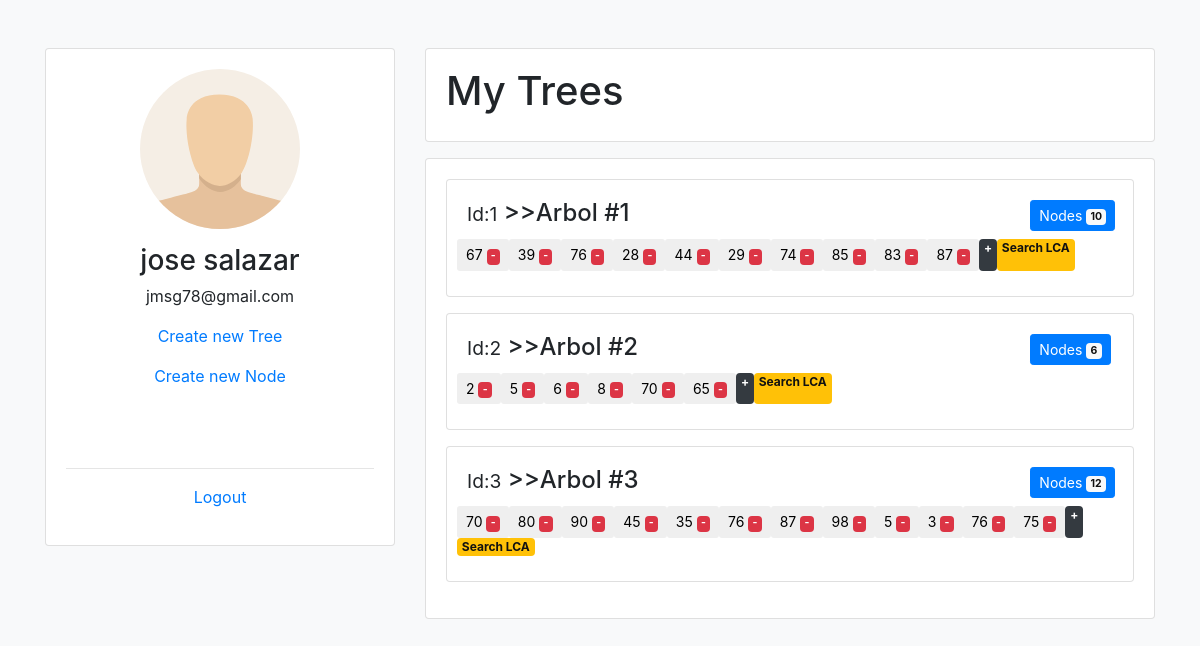
/views/dashboard.php (signed in), run on the app's committed database.
### tables this page shows
CREATE TABLE `trees` (
  `id` int(11) NOT NULL,
  `description` varchar(30) NOT NULL,
  `user_id` int(11) NOT NULL,
  `created` datetime NOT NULL
);

CREATE TABLE `tree_details` (
  `id` int(11) NOT NULL,
  `user_id` int(11) NOT NULL,
  `tree_id` int(11) NOT NULL,
  `value` int(11) NOT NULL,
  `created` datetime NOT NULL
);

### model/db/db.class.php (called while the page is built, shortened)
<?php
class DB
{
    private static $instancia;
    private $dbh;
    private function __construct()
    {
        try {
            $host = 'localhost';
            $db =   'binarytree';
            $user = 'root';
            $pwd =  '';
            $this->dbh = new PDO('mysql:host='.$host.';dbname='.$db, $user, $pwd);
            $this->dbh->exec("SET CHARACTER SET utf8");
        } catch (PDOException $e) {
            print "Error!: " . $e->getMessage();
            die();
        }
    }
    public function prepare($sql)
    {
        return $this->dbh->prepare($sql);
    }
    public static function singleton()
    {
        if (!isset(self::$instancia)) {
            self::$instancia = new $miclase;
        }
        return self::$instancia;
    }
}

### views/dashboard.php (the view, shortened to what this page needs)
<?php
require_once("../model/db/db.class.php");
$db = DB::singleton();
        $sql = "SELECT id,user_id,description FROM trees WHERE user_id=:userid ORDER BY id asc";
        $stmt = $db->prepare($sql);
        $params = array(
        ":userid" => $_SESSION["user_id"],
        );
        $saved = $stmt->execute($params);
        $results = $stmt->fetchAll();
        $data='';
        if (empty($results)){
        	     $data = 'You haven`t registered your first BinaryTree';
        }else{
        	foreach ($results as $key){
                $sql = "SELECT id,value FROM tree_details WHERE tree_id=:treeid ORDER BY id asc";
                $stmt_nodes = $db->prepare($sql);
                $params = array(
                ":treeid" => $key['id'],
                );
                $stmt_nodes->execute($params);
                $results_nodes = $stmt_nodes->fetchAll();
                $count_nodes = count($results_nodes);
                $nodes_tree='';
                foreach ($results_nodes as $keynode){
                $nodes_tree.='<button type="button" class="btn btn-default btn-sm">
                '.$keynode['value'].' <a href="dashboard.php?idnode='.$keynode["id"].'" class="badge badge-danger" title="delete Node"> - </a>
                </button>';
                }
                 $data.='<div class="card mb-3">';
                 $data.='<div class="card-body">';
                 $data.='<div class="row">';
                 $data.='<div class="col-10">';
                 $data.='<h4><small>Id:'.$key["id"].'</small> >>'.$key['description'].'</h4>';
                 $data.='</div>';
                 $data.='<div class="col-2">';
                 $data.='<button type="button" class="btn btn-primary btn-sm">
                        Nodes <span class="badge badge-light">'.$count_nodes.'</span>
                        </button>';
                 $data.='</div>';
                 $data.='</div>';
                 $data.='<div class="row" style="padding:5px;">';
                 $data.=$nodes_tree;
                 $data.='<a href="create_node.php?idtree='.$key["id"].'" class="badge badge-dark" title="Add a New Node"> + </a>';
                 $data.='<a href="search_lca.php?idtree='.$key["id"].'" class="badge badge-warning" title="Search Lowest Common Ancestor at this Tree"> Search LCA </a>';
                 $data.='</div>';
                 $data.='</div>';
                 $data.='</div>';
            }
        }
?>
<!DOCTYPE html>
<html lang="en">
<head>
    <link rel="stylesheet" href="../css/bootstrap.min.css" />
</head>
<body class="bg-light">
<div class="container mt-5">
    <div class="row">
        <div class="col-md-4">
            <div class="card">
                <div class="card-body text-center">
                    <img class="img img-responsive rounded-circle mb-3" width="160" src="../img/<?php echo $_SESSION['user']['photo'] ?>" />
                    <h3><?php echo  $_SESSION["user"]["name"] ?></h3>
                    <p><?php echo $_SESSION["user"]["email"] ?></p>
                    <p><a href="create_tree.php">Create new Tree</a></p>
                    <p><a href="create_node.php">Create new Node</a></p>
                    <hr>
                    <p><a href="logout.php">Logout</a></p>
                </div>
            </div>
        </div>
        <div class="col-md-8">
            <div class="card mb-3">
                <div class="card-body">
               <H1>My Trees</H1>
                </div>
            </div>
            <div class="card mb-3">
                <div class="card-body">
                <?php echo $data; ?>
                </div>
            </div>
        </div>
    </div>
</div>
</body>
</html>

### data on the page
trees: id "1", description "Arbol #1"
tree_details: value "67"
tree_details: value "39"
tree_details: value "76"
tree_details: value "28"
tree_details: value "44"
tree_details: value "29"
tree_details: value "74"
tree_details: value "85"
tree_details: value "83"
tree_details: value "87"
trees: id "2", description "Arbol #2"
tree_details: value "2"
tree_details: value "5"
tree_details: value "6"
tree_details: value "8"
tree_details: value "70"
tree_details: value "65"
trees: id "3", description "Arbol #3"
tree_details: value "70"
tree_details: value "80"
tree_details: value "90"
tree_details: value "45"
tree_details: value "35"
tree_details: value "76"
tree_details: value "87"
tree_details: value "98"
tree_details: value "5"
tree_details: value "3"
tree_details: value "76"
tree_details: value "75"

### other printed values
$_SESSION["user"]["name"] "jose salazar"
$_SESSION["user"]["email"] "jmsg78@gmail.com"
$count_nodes "10 6 12"
